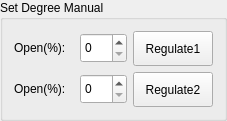
          <widget class="QGroupBox" name="groupBox_6">
           <property name="title">
            <string>Set Degree Manual</string>
           </property>
           <layout class="QGridLayout" name="gridLayout_10">
            <item row="0" column="0">
             <widget class="QLabel" name="label_39">
              <property name="sizePolicy">
               <sizepolicy hsizetype="Fixed" vsizetype="Fixed">
                <horstretch>0</horstretch>
                <verstretch>0</verstretch>
               </sizepolicy>
              </property>
              <property name="minimumSize">
               <size>
                <width>60</width>
                <height>30</height>
               </size>
              </property>
              <property name="maximumSize">
               <size>
                <width>60</width>
                <height>30</height>
               </size>
              </property>
              <property name="text">
               <string>Open(%):</string>
              </property>
             </widget>
            </item>
            <item row="0" column="1">
             <widget class="QSpinBox" name="spinBoxValveOpening">
              <property name="sizePolicy">
               <sizepolicy hsizetype="Preferred" vsizetype="Fixed">
                <horstretch>0</horstretch>
                <verstretch>0</verstretch>
               </sizepolicy>
              </property>
              <property name="minimumSize">
               <size>
                <width>0</width>
                <height>30</height>
               </size>
              </property>
              <property name="maximumSize">
               <size>
                <width>16777215</width>
                <height>30</height>
               </size>
              </property>
              <property name="maximum">
               <number>100</number>
              </property>
             </widget>
            </item>
            <item row="0" column="2">
             <widget class="QPushButton" name="btnRegulate1">
              <property name="sizePolicy">
               <sizepolicy hsizetype="Fixed" vsizetype="Fixed">
                <horstretch>0</horstretch>
                <verstretch>0</verstretch>
               </sizepolicy>
              </property>
              <property name="minimumSize">
               <size>
                <width>80</width>
                <height>35</height>
               </size>
              </property>
              <property name="maximumSize">
               <size>
                <width>100</width>
                <height>35</height>
               </size>
              </property>
              <property name="text">
               <string>Regulate1</string>
              </property>
             </widget>
            </item>
            <item row="1" column="0">
             <widget class="QLabel" name="label_50">
              <property name="sizePolicy">
               <sizepolicy hsizetype="Fixed" vsizetype="Fixed">
                <horstretch>0</horstretch>
                <verstretch>0</verstretch>
               </sizepolicy>
              </property>
              <property name="minimumSize">
               <size>
                <width>60</width>
                <height>30</height>
               </size>
              </property>
              <property name="maximumSize">
               <size>
                <width>60</width>
                <height>30</height>
               </size>
              </property>
              <property name="text">
               <string>Open(%):</string>
              </property>
             </widget>
            </item>
            <item row="1" column="1">
             <widget class="QSpinBox" name="spinBoxValveOpening2">
              <property name="sizePolicy">
               <sizepolicy hsizetype="Preferred" vsizetype="Fixed">
                <horstretch>0</horstretch>
                <verstretch>0</verstretch>
               </sizepolicy>
              </property>
              <property name="minimumSize">
               <size>
                <width>0</width>
                <height>30</height>
               </size>
              </property>
              <property name="maximumSize">
               <size>
                <width>16777215</width>
                <height>30</height>
               </size>
              </property>
              <property name="maximum">
               <number>100</number>
              </property>
             </widget>
            </item>
            <item row="1" column="2">
             <widget class="QPushButton" name="btnRegulate2">
              <property name="sizePolicy">
               <sizepolicy hsizetype="Fixed" vsizetype="Fixed">
                <horstretch>0</horstretch>
                <verstretch>0</verstretch>
               </sizepolicy>
              </property>
              <property name="minimumSize">
               <size>
                <width>80</width>
                <height>35</height>
               </size>
              </property>
              <property name="maximumSize">
               <size>
                <width>100</width>
                <height>35</height>
               </size>
              </property>
              <property name="text">
               <string>Regulate2</string>
              </property>
             </widget>
            </item>
           </layout>
          </widget>
